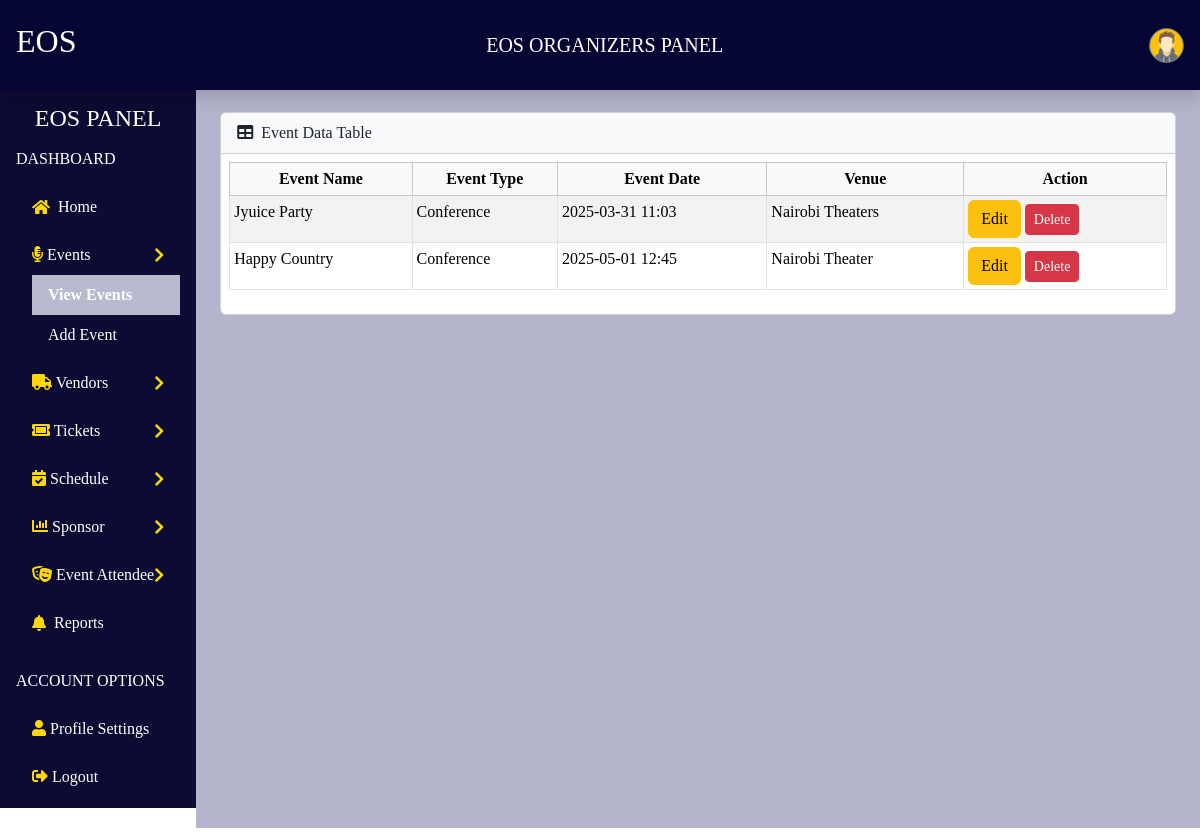
Screenshot of /view_events/ (signed in) with the database file from the repository.
### organizers/models.py (models this page shows, shortened)
class Event(models.Model):
    EVENT_TYPES = [
         ('Theater', 'Theater'),
        ('conference', 'Conference'),
        ('workshop', 'Workshop'),
        ('seminar', 'Seminar'),
        ('concert', 'Concert'),
        ('wedding', 'Wedding'),
        ('corporate', 'Corporate Event'),
    ]
    event_name = models.CharField(max_length=255)
    event_type = models.CharField(max_length=50, choices=EVENT_TYPES)
    event_description = models.TextField()
    event_theme = models.CharField(max_length=255, blank=True, null=True)
    event_date = models.DateTimeField()
    venue = models.CharField(max_length=255)
    setup_time = models.DateTimeField()
    breakdown_time = models.DateTimeField()
    user = models.ForeignKey(User, on_delete=models.CASCADE)  # Link event to user
    poster = models.ImageField(upload_to='event_posters/', null=True, blank=True)

### organizers/views.py (the view)
# urls.py: path('view_events/', views.view_events, name='view_events'),
@login_required
def view_events(request):
    events = Event.objects.filter(user=request.user)  # Only get events where the user is the logged-in user
    return render(request, 'view_events.html', {'events': events})

### organizers/templates/view_events.html (shortened to what this page needs)
{% extends 'master.html' %}
{% load static %}
{% block content %}
<link rel="stylesheet" href="{% static 'css/dash.css' %}">
<link rel="stylesheet" href="https://cdn.datatables.net/1.13.6/css/jquery.dataTables.min.css">
<link rel="stylesheet" href="https://cdn.datatables.net/1.13.6/css/dataTables.bootstrap5.min.css">
<nav class="navbar px-3  fixed-top  shadow">
    <h2 class="text-white">EOS</h2>
    <span class="navbar-brand">EOS ORGANIZERS PANEL</span>
    <div class="d-flex align-items-center">
        <div class="dropdown">
            <button class="btn p-0 border-0 rounded-circle" type="button" data-bs-toggle="dropdown">
                <img src="{% if profile.profile_picture %}{{ profile.profile_picture.url }}{% else %}{% static 'images/avatar.png' %}{% endif %}"
                    alt="Profile"
                     class="rounded-circle border border-secondary"
                     width="35" height="35">
            </button>
        </div>
    </div>
</nav>
<div class="d-flex">
    <nav class="sidebar  text-dark  p-3">
        <h4 class="text-center head ">EOS PANEL</h4>
        <h6 class="text-uppercase mt-3 text-white">Dashboard</h6>
        <ul class="nav flex-column">
            <li class="nav-item my-1 {% if request.path == '/dashboard/' %}active{% endif %}">
                <a class="nav-link d-flex align-items-center" href="{% url 'dashboard' %}">
                    <i class="fas fa-home me-2"></i> Home
                </a>
            </li>
            <li class="nav-item my-1">
                <a class="nav-link d-flex justify-content-between align-items-center" data-bs-toggle="collapse" href="#eventsMenu">
                    <span><i class="fas fa-microphone-alt"></i> Events</span>
                    <i class="fas fa-chevron-right rotate-icon"></i>
                </a>
                <div class="collapse {% if request.path == '/add_event/' or request.path == '/view_events/' %}show{% endif %}" id="eventsMenu">
                    <a href="{% url 'view_events' %}" class="nav-link ms-3 text-white {% if request.path == '/view_events/' %}active{% endif %}">View Events</a>
                    <a href="{% url 'add_event' %}" class="nav-link ms-3 text-white {% if request.path == '/add_event/' %}active{% endif %}">Add Event</a>
                </div>
            </li>
            <li class="nav-item my-1">
                <a class="nav-link d-flex justify-content-between align-items-center" data-bs-toggle="collapse" href="#vendorsMenu">
                    <span><i class="fas fa-truck"></i> Vendors</span>
                    <i class="fas fa-chevron-right rotate-icon"></i>
                </a>
            </li>
            <li class="nav-item my-1">
                <a class="nav-link d-flex justify-content-between align-items-center" data-bs-toggle="collapse" href="#ticketsMenu">
                    <span><i class="fas fa-ticket-alt"></i> Tickets</span>
                    <i class="fas fa-chevron-right rotate-icon"></i>
                </a>
            </li>
            <li class="nav-item my-1">
                <a class="nav-link d-flex justify-content-between align-items-center" data-bs-toggle="collapse" href="#schedulesMenu">
                    <span><i class="fas fa-calendar-check"></i> Schedule</span>
                    <i class="fas fa-chevron-right rotate-icon"></i>
                </a>
            </li>
            <li class="nav-item my-1">
                <a class="nav-link d-flex justify-content-between align-items-center" data-bs-toggle="collapse" href="#sponsorsMenu">
                    <span><i class="fas fa-chart-bar"></i> Sponsor</span>
                    <i class="fas fa-chevron-right rotate-icon"></i>
                </a>
            </li>
            <li class="nav-item my-1">
                <a class="nav-link d-flex justify-content-between align-items-center" data-bs-toggle="collapse" href="#attendeesMenu">
                    <span><i class="fas fa-theater-masks"></i> Event Attendee</span>
                    <i class="fas fa-chevron-right rotate-icon"></i>
                </a>
            </li>
             <li class="nav-item my-1 {% if request.path == '/reports/' %}active{% endif %}">
                <a class="nav-link d-flex align-items-center" href="{% url 'reports' %}">
                    <i class="fas fa-bell me-2"></i> Reports
                </a>
            </li>
        </ul>
        <h6 class="text-uppercase mt-4 text-white">Account Options</h6>
        <ul class="nav flex-column">
            <li class="nav-item my-1">
                <a class="nav-link text-white" href="{% url 'profile' %}"> <i class="fas fa-user"></i> Profile Settings</a>
            </li>
            <li class="nav-item my-1">
                <a class="nav-link text-danger" href="{% url 'logout' %}"> <i class="fas fa-sign-out-alt"></i> Logout</a>
            </li>
        </ul>
    </nav>
    <div class="content flex-grow-1 p-4">
        <div class="card mb-3">
            <div class="card-header bg-light py-2">
                <i class="fas fa-table me-1"></i> Event Data Table
            </div>
            <div class="card-body p-2">
                <div class="table-responsive">
                    <table id="datatablesSimple" class="table table-striped table-sm table-bordered">
                        <thead class="table-light">
                            <tr>
                                <th class="text-center">Event Name</th>
                                <th class="text-center">Event Type</th>
                                <th class="text-center">Event Date</th>
                                <th class="text-center">Venue</th>
                                <th class="text-center">Action</th>
                            </tr>
                        </thead>
                        <tbody>
                            {% for event in events %}
                            <tr>
                                <td>{{ event.event_name }}</td>
                                <td>{{ event.get_event_type_display }}</td>
                                <td>{{ event.event_date|date:"Y-m-d H:i" }}</td>
                                <td>{{ event.venue }}</td>
                                <td>
                                   <button type="button" class="btn btn-warning editEventBtn"
                                        data-id="{{ event.id }}"
                                        data-name="{{ event.event_name }}"
                                        data-type="{{ event.event_type }}"
                                        data-description="{{ event.event_description }}"
                                        data-theme="{{ event.event_theme }}"
                                        data-date="{{ event.event_date|date:'Y-m-d\TH:i' }}"
                                        data-location="{{ event.venue }}"
                                        data-setup="{{ event.setup_time|date:'Y-m-d\TH:i' }}"
                                        data-breakdown="{{ event.breakdown_time|date:'Y-m-d\TH:i' }}">
                                        Edit
                                    </button>
                                    <a href="{% url 'delete_event' event.id %}" class="btn btn-danger btn-sm" onclick="return confirm('Are you sure you want to delete this event?')">Delete</a>
                                </td>
                            </tr>
                            {% empty %}
                                <tr>
                                    <td colspan="5" class="text-center">You have no events yet. <a href="{% url 'add_event' %}"  class="btn btn-primary btn-sm">Create an Event</a></td>
                                </tr>
                                {% endfor %}
                        </tbody>
                    </table>
                </div>
            </div>
        </div>
    </div>
</div>
{% endblock %}

### organizers/static/css/style.css (style rules this page uses)
html, body { width: 100%; margin: 0; padding: 0; }

### organizers/static/css/dash.css (style rules this page uses)
body { font-family: "Times New Roman", "Georgia", serif; filter: grayscale(5%); height: 100%; overflow: hidden; }
.head { margin-bottom: 20px; }
.nav { margin-top: 15px; }
.navbar-brand { color:white; font-family: "Dancing Script", cursive; }
.navbar { background-color: rgb(6, 6, 54) !important; box-shadow: 0px 4px 10px rgba(255, 255, 255, 0.1); position: fixed; height:90px; top: 0; width: 100%; z-index: 1000; }
h6 { margin-top: 30px !important; margin-bottom: 10px; }
.nav-item { margin-bottom: 8px; }
.head { color:white; margin-bottom: 8px; }
.rotate-icon { transition: transform 0.3s ease-in-out; }
.sidebar { background-color: rgb(11, 11, 54) !important; margin-top: 80px; height: calc(100vh - 80px); overflow-y: auto; }
.nav-link { color: white !important; transition: background-color 0.3s ease, color 0.3s ease; }
.nav-link i { color: gold !important; }
.collapse .nav-link.active { background-color: #b9b9d1 !important; color: white !important; font-weight: bold; }
.content { background-color: rgba(8, 8, 90, 0.301) !important; ; margin-top: 80px; padding: 20px; height: calc(100vh - 60px); overflow-y: auto; overflow-x: hidden; }

### rows the page displays
Event: event_name "Jyuice Party", event_type "Conference", event_date "2025-03-31 11:03", venue "Nairobi Theaters"
Event: event_name "Happy Country", event_type "Conference", event_date "2025-05-01 12:45", venue "Nairobi Theater"
